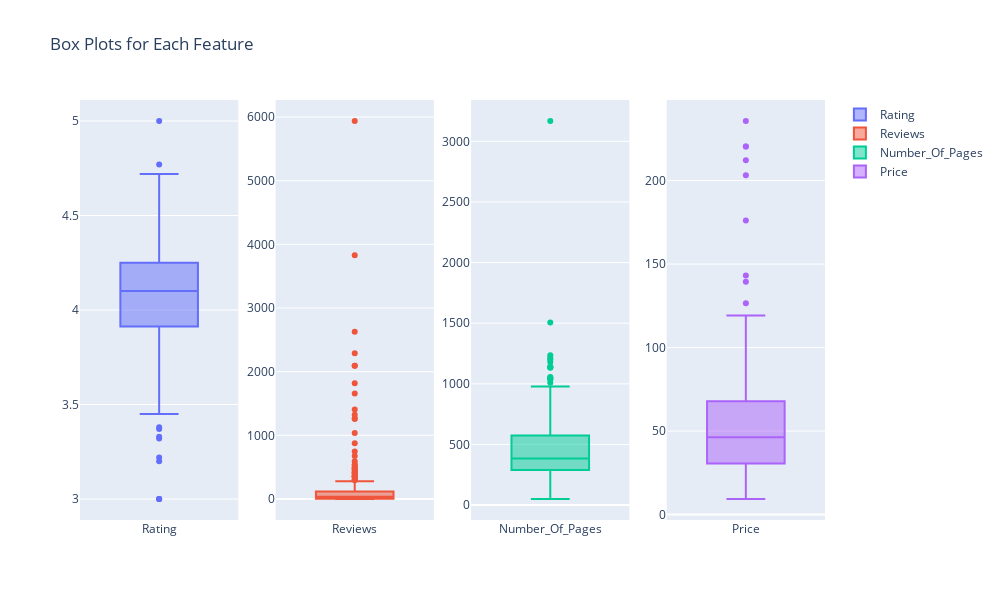

Here is the notebook cell this chart was saved with:
### Markdown cell above
## Task 1: Univariate Outlier detection

### Code cell
features = ["Rating", "Reviews", "Number_Of_Pages", "Price"]

# Generate box plots for each feature
fig = make_subplots(rows=1, cols=4)

for feature in features:
    fig.add_trace(
        go.Box(y=df[feature], name=feature),
        row=1,
        col=features.index(feature) + 1,
    )

fig.update_layout(height=600, width=1000, title_text="Box Plots for Each Feature")
fig.show()

### Figure 1 — Plotly figure (JSON) as saved in the notebook; plotly's stock layout.template omitted (floating-point values rounded to 4 significant figures; data arrays with more than 128 entries replaced by an {"elided": "..."} marker saying what was removed)
{"data": [{"name": "Rating", "type": "box", "xaxis": "x", "y": {"elided": "271 float values"}, "yaxis": "y"}, {"name": "Reviews", "type": "box", "xaxis": "x2", "y": {"elided": "271 int values"}, "yaxis": "y2"}, {"name": "Number_Of_Pages", "type": "box", "xaxis": "x3", "y": {"elided": "271 int values"}, "yaxis": "y3"}, {"name": "Price", "type": "box", "xaxis": "x4", "y": {"elided": "271 float values"}, "yaxis": "y4"}], "layout": {"height": 600, "title": {"text": "Box Plots for Each Feature"}, "width": 1000, "xaxis": {"anchor": "y", "domain": [0, 0.2125]}, "xaxis2": {"anchor": "y2", "domain": [0.2625, 0.475]}, "xaxis3": {"anchor": "y3", "domain": [0.525, 0.7375]}, "xaxis4": {"anchor": "y4", "domain": [0.7875, 1]}, "yaxis": {"anchor": "x", "domain": [0, 1]}, "yaxis2": {"anchor": "x2", "domain": [0, 1]}, "yaxis3": {"anchor": "x3", "domain": [0, 1]}, "yaxis4": {"anchor": "x4", "domain": [0, 1]}}}
